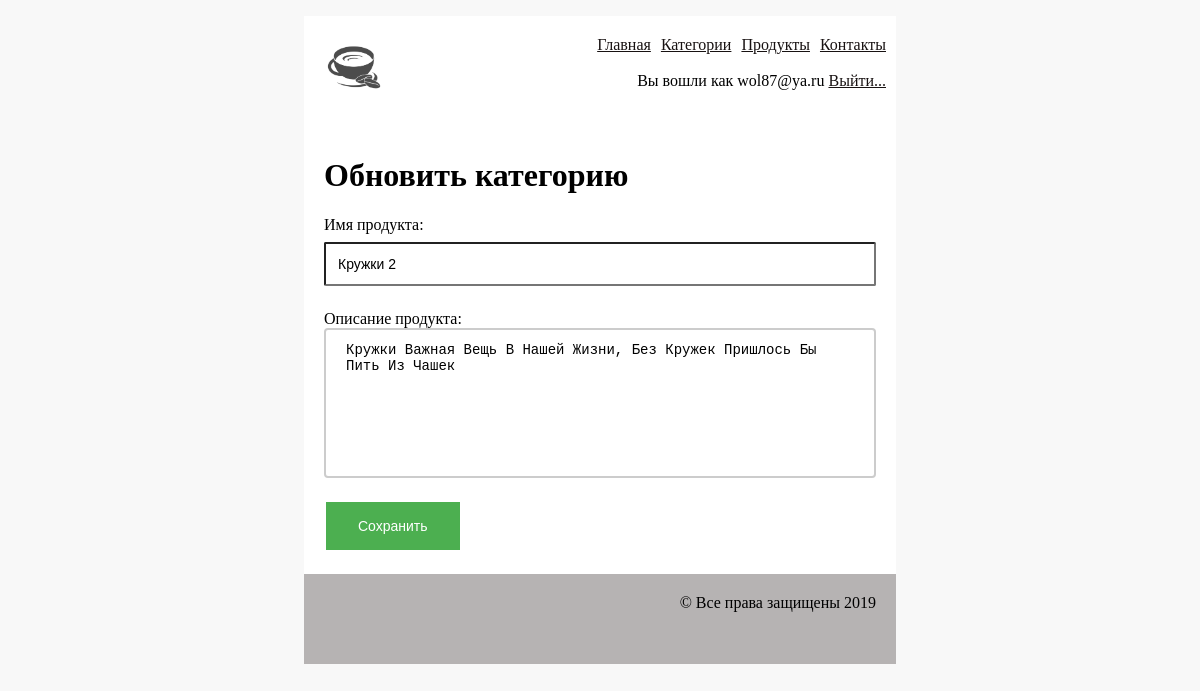
/category/1/update/ (signed in), run on the app's committed database.
### products/models/ProductCategory.py (models this page shows, shortened)
class ProductCategory(models.Model):
    name = models.CharField(verbose_name='имя продукта', max_length=128, unique=True)
    description = models.TextField(verbose_name='описание продукта', blank=True)
    modified = models.DateTimeField(
        auto_now=True
    )
    created = models.DateTimeField(
        auto_now_add=True
    )

### products/views/category.py (the view)
class CategoryUpdate(UserPassesTestMixin, LoginRequiredMixin, UpdateView):
    model = ProductCategory
    template_name = 'category/update.html'
    fields = ['name', 'description']
    success_url = reverse_lazy('category:list')
    def test_func(self):
        user = self.request.user
        return user.has_perm('category.can_update')

### products/templates/category/update.html
{% extends "mainapp/base.html" %}
{% load staticfiles %}
{% block content %}
<div class='content'>
    <h1>Обновить категорию</h1>
    {% include "components/form.html" %}
</div>
{% endblock content %}

### mainapp/templates/mainapp/includes/inc_menu.html
{% load staticfiles %}
<div class="header">
       <img class="logo" src="{% static 'img/logo.png' %}" alt="logo">
       <ul class="menu">
              <li><a href="{% url 'contact' %}">Контакты</a></li>
              <li><a href="{% url 'product:list' %}">Продукты</a></li>
              <li><a href="{% url 'category:list' %}">Категории</a></li>
              <li><a href="{% url 'index' %}">Главная</a><br></li>
       </ul>
       <ul class="menu">
              {% if user.is_authenticated %}
              <li> Вы вошли как {{ user.email }} <a href="{% url 'authapp:logout' %}">Выйти...</a></li>
              {% else %}
              <li> Вы неавторизованы... <a href="{% url 'authapp:login' %}">Войти...</a> или <a href="{% url 'authapp:registration' %}">Зарегистрироваться...</a></li>
              {% endif %}
       </ul>
</div>

### mainapp/templates/components/form.html (shortened to what this page needs)
<form method="POST" enctype="multipart/form-data" class="user">
    {{ form.as_p }}
    {% if button_name %}
        <input type="submit" class="btn btn-primary btn-user btn-block" value="{{ button_name }}">
    {% else %}
        <input type="submit" class="btn btn-primary btn-user btn-block" value="Сохранить">
    {% endif %}
</form>

### mainapp/static/css/style.css (style rules this page uses)
body { background-color: #f8f8f8; }
.logo { height: 80px; float: left; margin: 10px; }
.menu { list-style-type: none; padding-top: 20px; }
.menu li { float: right; margin-right: 10px; }
.menu>li a { color: rgb(24, 18, 18); font-size: 16px; }
textarea { width: 100%; height: 150px; padding: 12px 20px; box-sizing: border-box; border: 2px solid #ccc; border-radius: 4px; resize: none; font-size: 14px; text-transform: capitalize; }
input[type=submit] { background-color: #4CAF50; border: none; color: white; padding: 16px 32px; margin: 4px 2px; font-size: 14px; }
input[type=text], input[type=email] { width: 100%; padding: 12px 12px; margin: 8px 0px; box-sizing: border-box; font-size: 14px; border-radius: 2px; color: black; }
input[type=text] { text-transform: capitalize; }
.header { height: 100px; background-color: #fff; }
.content { background-color: #fff; padding: 20px; }

### data on the page
ProductCategory: name "Кружки 2", description "Кружки важная вещь в нашей жизни, без кружек пришлось бы пить из чашек"

### other printed values
{{ user.email }} "wol87@ya.ru"
